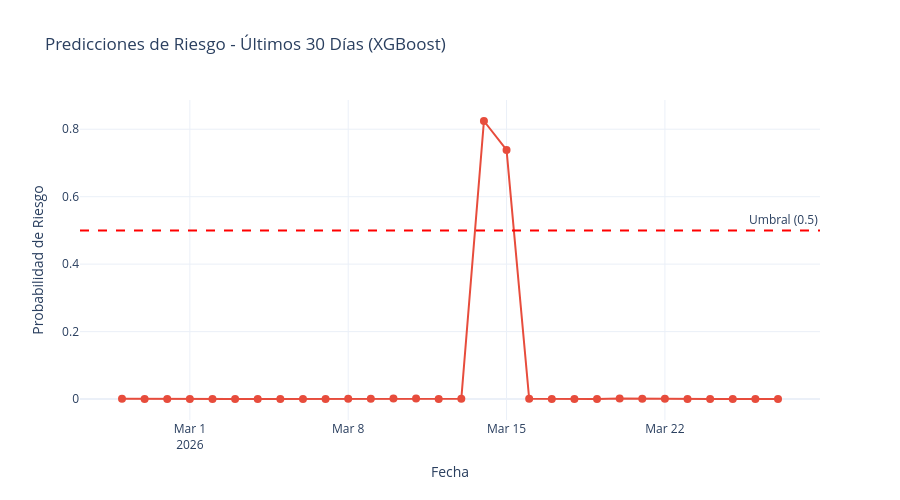

Source (notebook cell):
### Markdown cell above
## 8. EJEMPLO DE PREDICCIÓN

**¿Qué hacemos?**
Demostrar cómo usar el modelo entrenado para predecir nuevos casos

**Proceso:**
1. Cargar modelo, scaler y features guardados
2. Hacer predicción en últimos 30 días
3. Visualizar probabilidades de riesgo

### Code cell
print("\n" + "="*70)
print("8. EJEMPLO DE PREDICCIÓN CON MODELO")
print("="*70)

# ⭐ CARGAR MODELO CORRECTO (usando variable mejor_modelo_name)
archivo_carga = f"../models/modelo_chapulin_{mejor_modelo_name}.pkl"

with open(archivo_carga, 'rb') as f:
    modelo_demo = pickle.load(f)
with open("../models/scaler.pkl", 'rb') as f:
    scaler_demo = pickle.load(f)
with open("../models/features_list.pkl", 'rb') as f:
    features_demo = pickle.load(f)

print(f"✓ Modelo cargado: {mejor_modelo_name}")
print(f"✓ Archivo: {archivo_carga}")

# Tomar últimos 30 días del dataset
df_ultimos = df_clean[features].tail(30).copy()
X_ultimos_scaled = scaler_demo.transform(df_ultimos)

# Hacer predicciones
predicciones = modelo_demo.predict(X_ultimos_scaled)
probabilidades = modelo_demo.predict_proba(X_ultimos_scaled)[:, 1]

# Crear tabla de predicciones
df_pred = pd.DataFrame({
    'fecha': df_clean.tail(30).index,
    'prediccion': predicciones,
    'probabilidad': probabilidades
})

# Graficar predicciones
fig = go.Figure()

fig.add_trace(go.Scatter(
    x=df_pred['fecha'],
    y=df_pred['probabilidad'],
    mode='lines+markers',
    name='Probabilidad Riesgo',
    line=dict(color='#E74C3C', width=2),
    marker=dict(size=8)
))

fig.add_hline(y=0.5, line_dash="dash", line_color="red", annotation_text="Umbral (0.5)")

fig.update_layout(
    title=f'Predicciones de Riesgo - Últimos 30 Días ({mejor_modelo_name})',
    xaxis_title='Fecha',
    yaxis_title='Probabilidad de Riesgo',
    hovermode='x unified',
    height=500,
    template='plotly_white'
)

fig.show()
fig.write_html("../reports/13_predicciones_futuras.html")
print("✓ Gráfica guardada: reports/13_predicciones_futuras.html")

print("\n" + "="*70)
print("✅ MODELOS PREDICTIVOS COMPLETADOS")
print("="*70)
print(f"""
Se entrenaron 3 modelos para predecir CHAPULÍN:
  ✓ Regresión Logística
  ✓ Random Forest
  ✓ XGBoost

✅ MEJOR MODELO SELECCIONADO: {mejor_modelo_name}
   Métrica: F1 Score = {mejor_f1:.3f}
   Recall: {mejor_recall*100:.1f}% (detecta {mejor_recall*100:.1f}% de las plagas)
   Accuracy: {mejor_accuracy*100:.1f}%
   AUC: {mejor_auc:.3f}

Se generaron 5 gráficas interactivas:
  ✓ 09_roc_chapulin.html
  ✓ 10_importancia_features.html
  ✓ 11_matriz_confusion.html
  ✓ 12_comparacion_modelos.html
  ✓ 13_predicciones_futuras.html

Modelos guardados en: models/
  ✓ modelo_chapulin_{mejor_modelo_name}.pkl (✅ MODELO GANADOR)
  ✓ scaler.pkl
  ✓ features_list.pkl

PRÓXIMOS PASOS:
1. Entrenar modelos para otras plagas (Pulgón, Cogollero, Araña Roja)
2. Automatizar predicciones diarias
3. Crear dashboard con alertas en tiempo real
4. Integrar con sistema de riego/fumigación
""")

### Figure 1 — Plotly figure (JSON) as saved in the notebook; plotly's stock layout.template omitted (floating-point values rounded to 4 significant figures)
{"data": [{"line": {"color": "#E74C3C", "width": 2}, "marker": {"size": 8}, "mode": "lines+markers", "name": "Probabilidad Riesgo", "x": ["2026-02-26T00:00:00.000000", "2026-02-27T00:00:00.000000", "2026-02-28T00:00:00.000000", "2026-03-01T00:00:00.000000", "2026-03-02T00:00:00.000000", "2026-03-03T00:00:00.000000", "2026-03-04T00:00:00.000000", "2026-03-05T00:00:00.000000", "2026-03-06T00:00:00.000000", "2026-03-07T00:00:00.000000", "2026-03-08T00:00:00.000000", "2026-03-09T00:00:00.000000", "2026-03-10T00:00:00.000000", "2026-03-11T00:00:00.000000", "2026-03-12T00:00:00.000000", "2026-03-13T00:00:00.000000", "2026-03-14T00:00:00.000000", "2026-03-15T00:00:00.000000", "2026-03-16T00:00:00.000000", "2026-03-17T00:00:00.000000", "2026-03-18T00:00:00.000000", "2026-03-19T00:00:00.000000", "2026-03-20T00:00:00.000000", "2026-03-21T00:00:00.000000", "2026-03-22T00:00:00.000000", "2026-03-23T00:00:00.000000", "2026-03-24T00:00:00.000000", "2026-03-25T00:00:00.000000", "2026-03-26T00:00:00.000000", "2026-03-27T00:00:00.000000"], "y": [0.0008607, 0.0003756, 0.0004716, 0.0003756, 0.0003756, 0.0002709, 0.0002897, 0.0002059, 0.0002059, 0.0004422, 0.0005863, 0.0009394, 0.001656, 0.001715, 0.0005129, 0.0009391, 0.8244, 0.7384, 0.0006482, 0.0004277, 0.0004277, 0.0005052, 0.001975, 0.001219, 0.0006238, 0.0004277, 0.0004277, 0.0004277, 0.0004277, 0.0004277], "type": "scatter"}], "layout": {"shapes": [{"line": {"color": "red", "dash": "dash"}, "type": "line", "x0": 0, "x1": 1, "xref": "x domain", "y0": 0.5, "y1": 0.5, "yref": "y"}], "annotations": [{"showarrow": false, "text": "Umbral (0.5)", "x": 1, "xanchor": "right", "xref": "x domain", "y": 0.5, "yanchor": "bottom", "yref": "y"}], "title": {"text": "Predicciones de Riesgo - Últimos 30 Días (XGBoost)"}, "xaxis": {"title": {"text": "Fecha"}}, "yaxis": {"title": {"text": "Probabilidad de Riesgo"}}, "hovermode": "x unified", "height": 500}}
